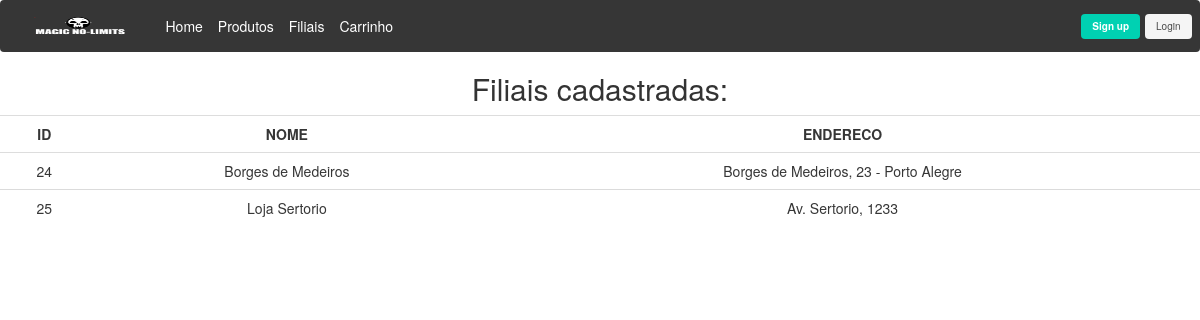
Page /index.php?pg=filial on the committed database.
### tables this page shows
CREATE TABLE `filial` (
  `id_filial` int(5) NOT NULL,
  `nome` varchar(255) DEFAULT NULL,
  `ende` varchar(255) DEFAULT NULL
);

### inc.filial.php (the view, shortened to what this page needs)
<?php
    require_once('inc.connect.php');
?>
<!DOCTYPE html>
<html lang="en">
<body>
<h2>Filiais cadastradas:</h2>
<table class="table">
    <tr>
        <th> ID </th>
        <th> NOME </th>
        <th> ENDERECO </th>
    <tr>
    <?php
        $query = 'SELECT id_filial, nome, ende
        FROM filial
        ORDER BY nome';
        $res = mysql_query($query, $link);
        $qtd = mysql_num_rows($res);
        if( $qtd > 0 ){
            while($linha = mysql_fetch_assoc($res)){
                echo '<tr>';
                echo '<td>'.$linha['id_filial'].'</td>';
                echo '<td>'.$linha['nome'].'</td>';
                echo '<td>'.$linha['ende'].'</td>';
                echo '</tr>';
            }
        } else {
            echo '<tr>';
            echo "Não possui produtos cadastrados";
            echo '</tr>';
        }
    ?>
</body>
</html>

### rows in the picture
filial: id_filial "24", nome "Borges de Medeiros", ende "Borges de Medeiros, 23 - Porto Alegre"
filial: id_filial "25", nome "Loja Sertorio", ende "Av. Sertorio, 1233"
